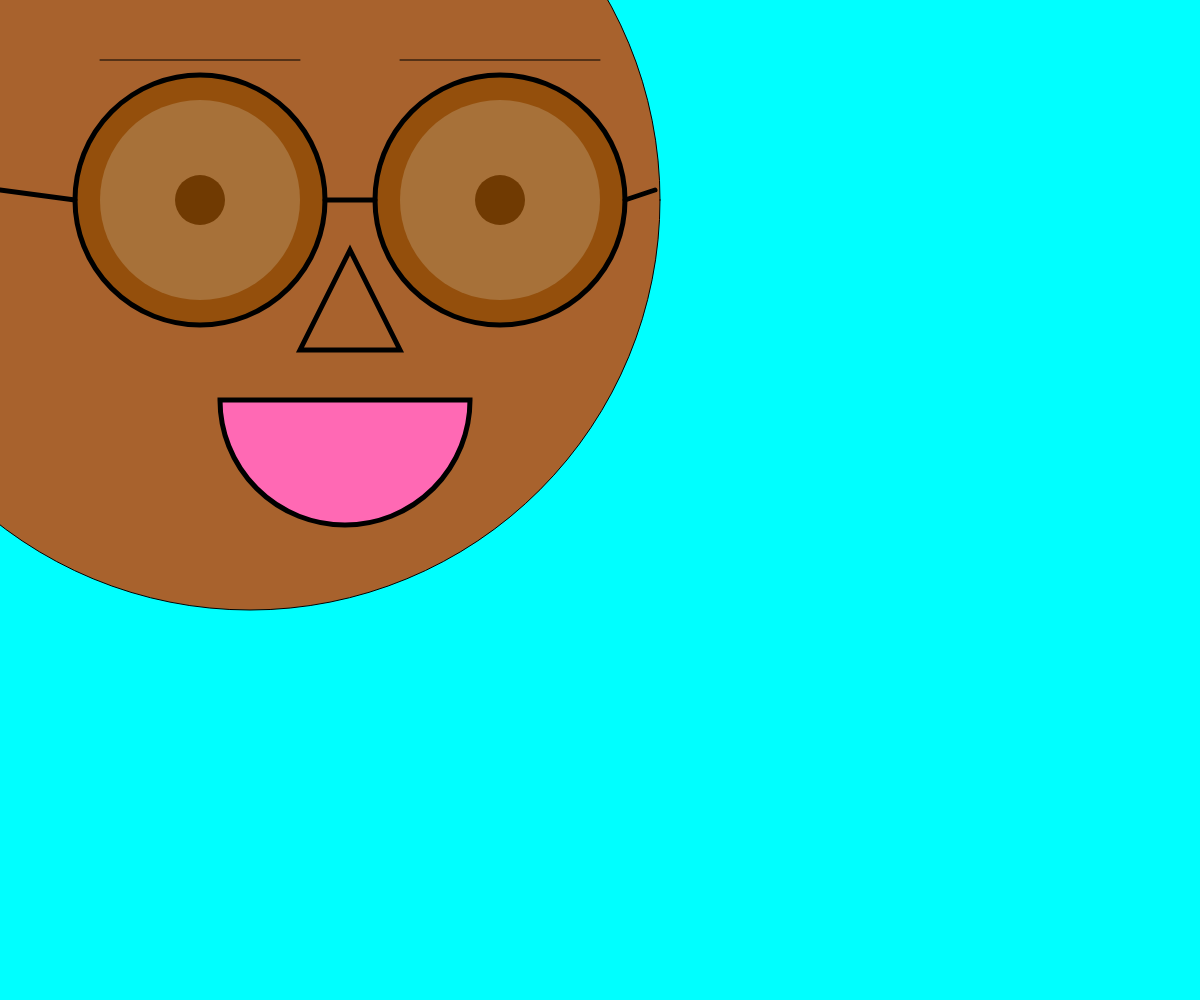
Frame 1 (no input)
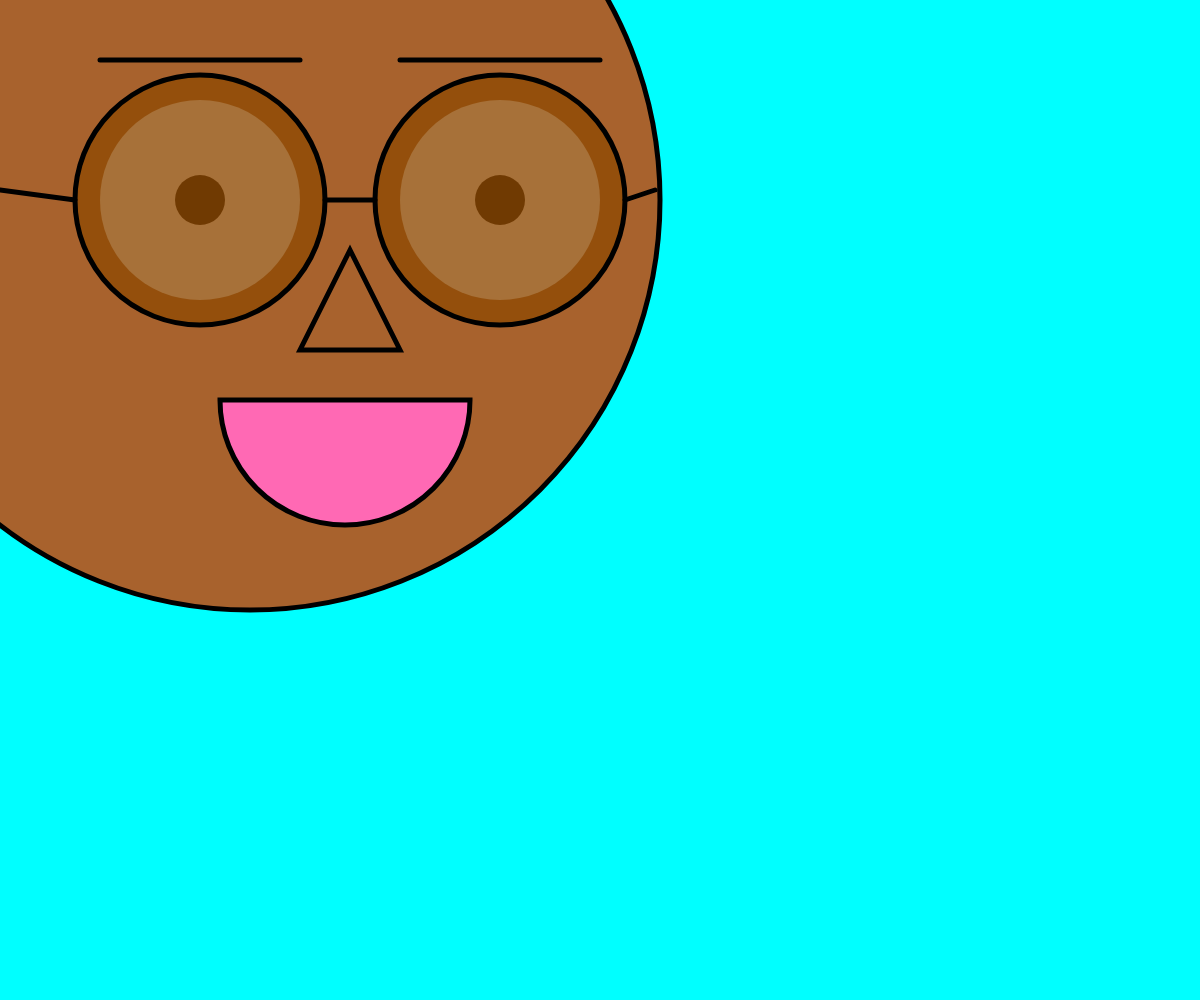
Frame 60 (no input)
Frame 120 (the mouse pressed at the canvas centre since frame 60): identical to frame 60, image omitted

The p5.js sketch that drew these frames (run headless with seeded random() and noise() and a simulated clock; from frame 60 on, the mouse is pressed at the canvas centre):

// p5.js sketch
// ── sketch.js
function setup() {
  createCanvas(windowWidth, windowHeight);
}

function draw() {
  background("cyan");
  fill(168, 98, 45);
  // head
  ellipse(250, 200, 820, 820);
  line(100, 60, 300, 60); //eyebrow1
  line(400, 60, 600, 60); //eyebrow2

  fill('white');
  noStroke();
  // eye 1
  ellipse(200, 200, 200, 200);
  // eye 2
  ellipse(500, 200, 200, 200);
  fill('black');
  //pupil 1
  ellipse(200, 200, 50, 50);
  //pupil 2
  ellipse(500, 200, 50, 50);
  // Sunglasses
  fill(143, 75, 3, 200);
  stroke('black');
  strokeWeight(5);
  ellipse(200, 200, 250, 250);
  ellipse(500, 200, 250, 250);
  line(325, 200, 375, 200);
  line(0, 190, 75, 200);
  line(625, 200, 655, 190);
  // mouth
  fill('hotpink');
  //ellipse(345, 400, 550, 50);
  arc(345, 400, 250, 250, 0, PI, CHORD);
  // nose
  stroke('black');
  noFill();
  triangle(350, 250, 300, 350, 400, 350);
}

function windowResized() {
  resizeCanvas(windowWidth, windowHeight);
}
